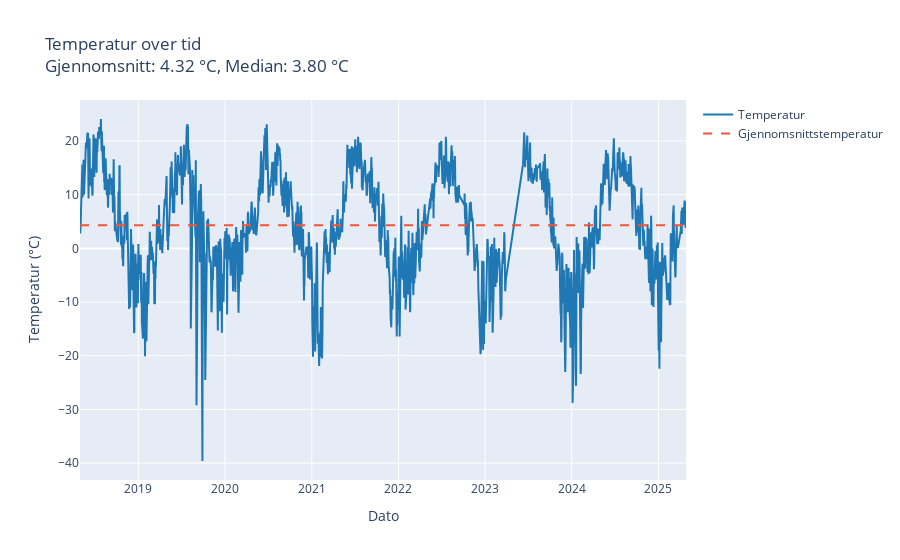
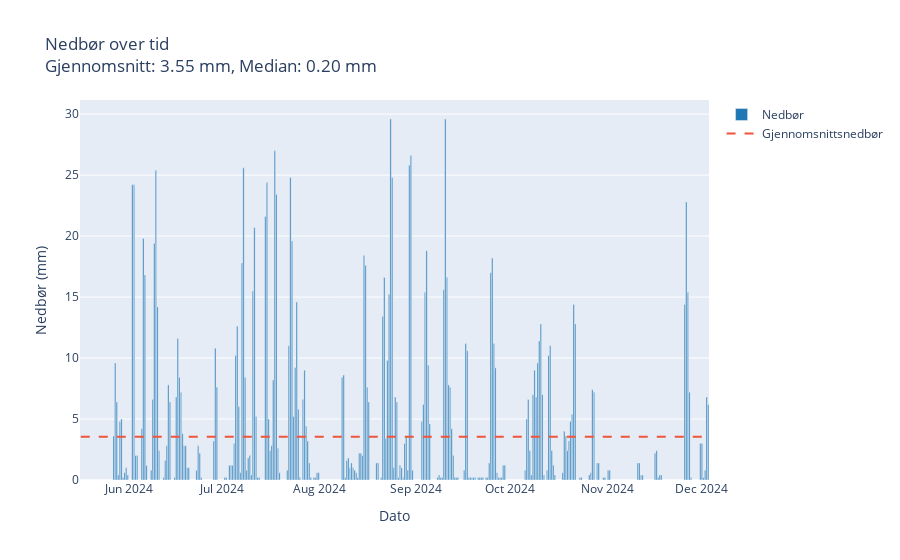
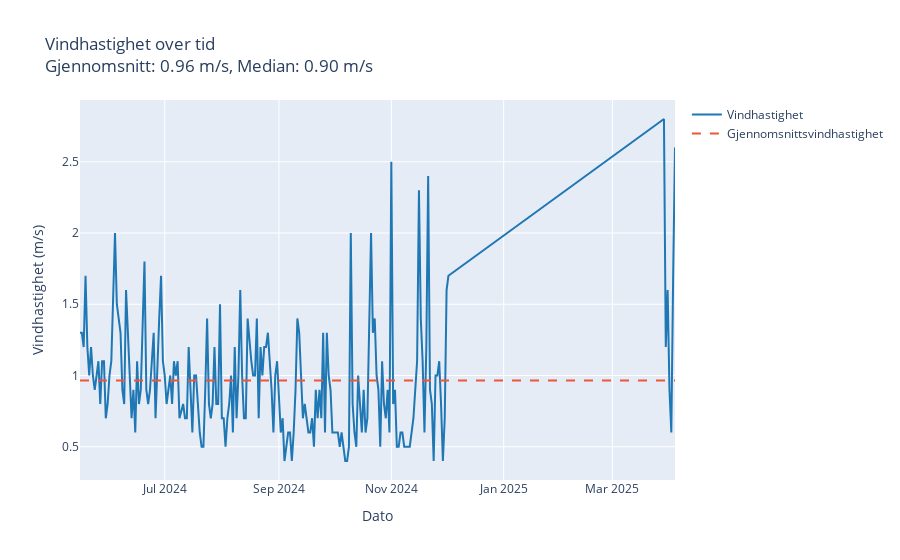
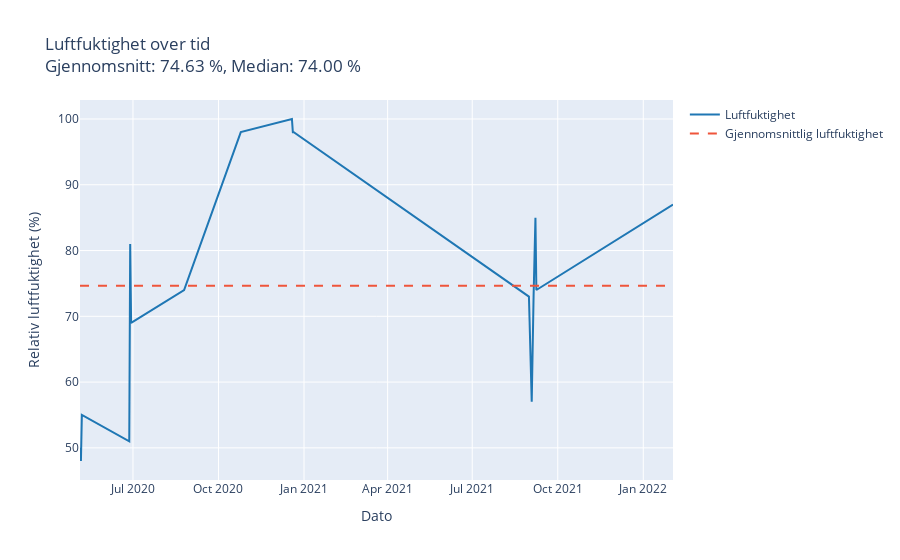

Notebook source saved alongside these figures, in order:
### Code cell
# Leser data fra de separate CSV-filene
temperature_data = pd.read_csv("../data/temperature_data.csv")
precipitation_data = pd.read_csv("../data/precipitation_data.csv")
wind_speed_data = pd.read_csv("../data/wind_speed_data.csv")
humidity_data = pd.read_csv("../data/humidity_data.csv")

# Konverterer referansetiden til datetime for alle datasettene
temperature_data['referenceTime'] = pd.to_datetime(temperature_data['referenceTime'])
precipitation_data['referenceTime'] = pd.to_datetime(precipitation_data['referenceTime'])
wind_speed_data['referenceTime'] = pd.to_datetime(wind_speed_data['referenceTime'])
humidity_data['referenceTime'] = pd.to_datetime(humidity_data['referenceTime'])

# Plotter temperaturdata
fig_temp = go.Figure()
fig_temp.add_trace(go.Scatter(
    x=temperature_data['referenceTime'],
    y=temperature_data['value'],
    mode='lines',
    name='Temperatur',
    line=dict(color='#1f77b4')
))
mean_temp = temperature_data['value'].mean()
median_temp = temperature_data['value'].median()
fig_temp.add_trace(go.Scatter(
    x=temperature_data['referenceTime'],
    y=[mean_temp] * len(temperature_data['referenceTime']),
    mode='lines',
    line=dict(dash='dash', color='rgba(31, 119, 180)'),
    name='Gjennomsnittstemperatur'
))
fig_temp.update_layout(
    title=f"Temperatur over tid<br>Gjennomsnitt: {mean_temp:.2f} °C, Median: {median_temp:.2f} °C",
    xaxis_title="Dato",
    yaxis_title="Temperatur (°C)"
)
fig_temp.show()

# Plotter nedbørsdata
fig_precip = go.Figure()
fig_precip.add_trace(go.Bar(
    x=precipitation_data['referenceTime'],
    y=precipitation_data['value'],
    name='Nedbør',
    marker=dict(color='#1f77b4')
))
mean_precip = precipitation_data['value'].mean()
median_precip = precipitation_data['value'].median()
fig_precip.add_trace(go.Scatter(
    x=precipitation_data['referenceTime'],
    y=[mean_precip] * len(precipitation_data['referenceTime']),
    mode='lines',
    line=dict(dash='dash', color='rgba(31, 119, 180)'),
    name='Gjennomsnittsnedbør'
))
fig_precip.update_layout(
    title=f"Nedbør over tid<br>Gjennomsnitt: {mean_precip:.2f} mm, Median: {median_precip:.2f} mm",
    xaxis_title="Dato",
    yaxis_title="Nedbør (mm)"
)
fig_precip.show()

# Plotter vindhastighetsdata
fig_wind = go.Figure()
fig_wind.add_trace(go.Scatter(
    x=wind_speed_data['referenceTime'],
    y=wind_speed_data['value'],
    mode='lines',
    name='Vindhastighet',
    line=dict(color='#1f77b4')
))
mean_wind = wind_speed_data['value'].mean()
median_wind = wind_speed_data['value'].median()
fig_wind.add_trace(go.Scatter(
    x=wind_speed_data['referenceTime'],
    y=[mean_wind] * len(wind_speed_data['referenceTime']),
    mode='lines',
    line=dict(dash='dash', color='rgba(31, 119, 180)'),
    name='Gjennomsnittsvindhastighet'
))
fig_wind.update_layout(
    title=f"Vindhastighet over tid<br>Gjennomsnitt: {mean_wind:.2f} m/s, Median: {median_wind:.2f} m/s",
    xaxis_title="Dato",
    yaxis_title="Vindhastighet (m/s)"
)
fig_wind.show()

# Plotter luftfuktighetsdata
fig_humidity = go.Figure()
fig_humidity.add_trace(go.Scatter(
    x=humidity_data['referenceTime'],
    y=humidity_data['value'],
    mode='lines',
    name='Luftfuktighet',
    line=dict(color='#1f77b4')
))
mean_humidity = humidity_data['value'].mean()
median_humidity = humidity_data['value'].median()
fig_humidity.add_trace(go.Scatter(
    x=humidity_data['referenceTime'],
    y=[mean_humidity] * len(humidity_data['referenceTime']),
    mode='lines',
    line=dict(dash='dash', color='rgba(31, 119, 180)'),
    name='Gjennomsnittlig luftfuktighet'
))
fig_humidity.update_layout(
    title=f"Luftfuktighet over tid<br>Gjennomsnitt: {mean_humidity:.2f} %, Median: {median_humidity:.2f} %",
    xaxis_title="Dato",
    yaxis_title="Relativ luftfuktighet (%)"
)
fig_humidity.show()

### Figure 1 — Plotly figure (JSON) as saved in the notebook; plotly's stock layout.template omitted (floating-point values rounded to 4 significant figures; data arrays with more than 128 entries replaced by an {"elided": "..."} marker saying what was removed)
{"data": [{"line": {"color": "#1f77b4"}, "mode": "lines", "name": "Temperatur", "type": "scatter", "x": {"elided": "2144 str values"}, "y": {"elided": "2144 float values"}}, {"line": {"color": "rgba(31, 119, 180)", "dash": "dash"}, "mode": "lines", "name": "Gjennomsnittstemperatur", "type": "scatter", "x": {"elided": "2144 str values"}, "y": {"elided": "2144 float values"}}], "layout": {"title": {"text": "Temperatur over tid<br>Gjennomsnitt: 4.32 °C, Median: 3.80 °C"}, "xaxis": {"title": {"text": "Dato"}}, "yaxis": {"title": {"text": "Temperatur (°C)"}}}}

### Figure 2 — Plotly figure (JSON) as saved in the notebook; plotly's stock layout.template omitted (floating-point values rounded to 4 significant figures; data arrays with more than 128 entries replaced by an {"elided": "..."} marker saying what was removed)
{"data": [{"marker": {"color": "#1f77b4"}, "name": "Nedbør", "type": "bar", "x": {"elided": "402 str values"}, "y": {"elided": "402 float values"}}, {"line": {"color": "rgba(31, 119, 180)", "dash": "dash"}, "mode": "lines", "name": "Gjennomsnittsnedbør", "type": "scatter", "x": {"elided": "402 str values"}, "y": {"elided": "402 float values"}}], "layout": {"title": {"text": "Nedbør over tid<br>Gjennomsnitt: 3.55 mm, Median: 0.20 mm"}, "xaxis": {"title": {"text": "Dato"}}, "yaxis": {"title": {"text": "Nedbør (mm)"}}}}

### Figure 3 — Plotly figure (JSON) as saved in the notebook; plotly's stock layout.template omitted (floating-point values rounded to 4 significant figures; data arrays with more than 128 entries replaced by an {"elided": "..."} marker saying what was removed)
{"data": [{"line": {"color": "#1f77b4"}, "mode": "lines", "name": "Vindhastighet", "type": "scatter", "x": {"elided": "202 str values"}, "y": {"elided": "202 float values"}}, {"line": {"color": "rgba(31, 119, 180)", "dash": "dash"}, "mode": "lines", "name": "Gjennomsnittsvindhastighet", "type": "scatter", "x": {"elided": "202 str values"}, "y": {"elided": "202 float values"}}], "layout": {"title": {"text": "Vindhastighet over tid<br>Gjennomsnitt: 0.96 m/s, Median: 0.90 m/s"}, "xaxis": {"title": {"text": "Dato"}}, "yaxis": {"title": {"text": "Vindhastighet (m/s)"}}}}

### Figure 4 — Plotly figure (JSON) as saved in the notebook; plotly's stock layout.template omitted (floating-point values rounded to 4 significant figures)
{"data": [{"line": {"color": "#1f77b4"}, "mode": "lines", "name": "Luftfuktighet", "type": "scatter", "x": ["2020-05-05T00:00:00.000000000", "2020-05-06T00:00:00.000000000", "2020-05-07T00:00:00.000000000", "2020-06-27T00:00:00.000000000", "2020-06-28T00:00:00.000000000", "2020-06-29T00:00:00.000000000", "2020-08-25T00:00:00.000000000", "2020-10-25T00:00:00.000000000", "2020-12-19T00:00:00.000000000", "2020-12-20T00:00:00.000000000", "2020-12-21T00:00:00.000000000", "2021-08-31T00:00:00.000000000", "2021-09-03T00:00:00.000000000", "2021-09-04T00:00:00.000000000", "2021-09-05T00:00:00.000000000", "2021-09-06T00:00:00.000000000", "2021-09-07T00:00:00.000000000", "2021-09-08T00:00:00.000000000", "2022-02-02T00:00:00.000000000"], "y": [50.0, 48.0, 55.0, 51.0, 81.0, 69.0, 74.0, 98.0, 100.0, 98.0, 98.0, 73.0, 57.0, 68.0, 73.0, 79.0, 85.0, 74.0, 87.0]}, {"line": {"color": "rgba(31, 119, 180)", "dash": "dash"}, "mode": "lines", "name": "Gjennomsnittlig luftfuktighet", "type": "scatter", "x": ["2020-05-05T00:00:00.000000000", "2020-05-06T00:00:00.000000000", "2020-05-07T00:00:00.000000000", "2020-06-27T00:00:00.000000000", "2020-06-28T00:00:00.000000000", "2020-06-29T00:00:00.000000000", "2020-08-25T00:00:00.000000000", "2020-10-25T00:00:00.000000000", "2020-12-19T00:00:00.000000000", "2020-12-20T00:00:00.000000000", "2020-12-21T00:00:00.000000000", "2021-08-31T00:00:00.000000000", "2021-09-03T00:00:00.000000000", "2021-09-04T00:00:00.000000000", "2021-09-05T00:00:00.000000000", "2021-09-06T00:00:00.000000000", "2021-09-07T00:00:00.000000000", "2021-09-08T00:00:00.000000000", "2022-02-02T00:00:00.000000000"], "y": [74.63, 74.63, 74.63, 74.63, 74.63, 74.63, 74.63, 74.63, 74.63, 74.63, 74.63, 74.63, 74.63, 74.63, 74.63, 74.63, 74.63, 74.63, 74.63]}], "layout": {"title": {"text": "Luftfuktighet over tid<br>Gjennomsnitt: 74.63 %, Median: 74.00 %"}, "xaxis": {"title": {"text": "Dato"}}, "yaxis": {"title": {"text": "Relativ luftfuktighet (%)"}}}}
